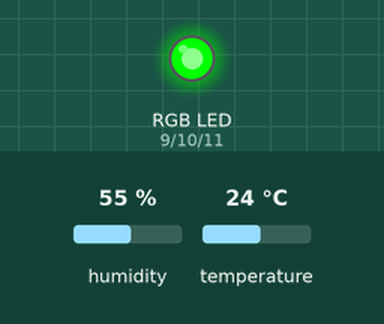
Bench run of a sketch on a simulated Arduino Uno, built with avr-gcc and run on an emulated ATmega328P. Shown: an RGB LED mixed from three pins (HIGH = lit). Inputs (shaded band) come from the test bench; at power-on: humidity 55 %, temperature 24 °C. What the sketch prints to the serial monitor is not drawn.

Above: at 0.1 s.
Timing chart, 0 to 1.6 s (numbered marks = the images above):
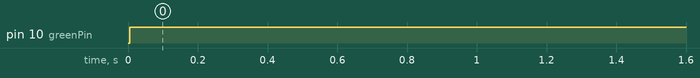

The sketch:

RGB_LED___DHT22.ino
```cpp
#include "DHT.h"

#define DHTPIN 2        // Signal 핀을 2번으로 설정
#define DHTTYPE DHT22   // DHT 타입을 DHT22로 정의
void setColor(int red, int green, int blue);

int redPin = 9;    //red 핀을 11번에 연결
int greenPin = 10;  //green 핀을 10번에 연결
int bluePin = 11;    //blue 핀을 9번에 연결

DHT dht(DHTPIN, DHTTYPE); // DHT 설정 - dht(digital 2, DHT22)

void setup() {
  Serial.begin(9600); //시리얼 통신을 시작하고 통신속도를 9600으로 한다.
  //led 핀을 출력으로 설정
  pinMode(redPin, OUTPUT);
  pinMode(greenPin, OUTPUT);
  pinMode(bluePin, OUTPUT);
  dht.begin();         //온습도 센서를 사용할 것을 라이브러리에게 알려줌
}

void loop() {
  float h = dht.readHumidity();                   //변수 h에 습도 값 저장
  float t = dht.readTemperature();                //변수 t에 온도 값 저장
  float di = (5*t/9)-(0.55*(1-h/100)*((5*t/9)-26))+32;//불쾌지수 값 게산

  //isnan(value)는 어떤 값 value가 숫자인지 아닌지 여부를 나타냄
  if (isnan(t) || isnan(h)) {
    //값 읽기 실패시 시리얼 모니터 출력
    Serial.println("Failed to read from DHT");
  }
  //불쾌지수가 0일 경우
  else if(di < 72.0)  {
    setColor(0, 255, 0);  //초록색 출력
  }
  //불쾌지수가 72와 75 사이일 경우
  else if(di < 75.0)  {
    setColor(255, 255, 0);  //노란색 출력
  }
  //불쾌지수가 75와 80 사이일 경우
  else if(di < 80.0)  {
    setColor(255, 170, 0);  //주황색 출력
  }
  //불쾌지수가 80과 83 사이일 경우
  else if(di < 83.0)  {
    setColor(255, 85, 0);   //다홍색 출력
  }
  //불쾌지수가 83 이상일 경우
  else  {
    setColor(255, 0, 0);    //빨간색 출력
  }
  //습도, 온도, 불쾌지수를 시리얼 모니터에 출력
  Serial.print("Humidity: ");
  Serial.print(h);
  Serial.print(" %\t");
  Serial.print("Temperature: ");
  Serial.print(t);
  Serial.print(" *C\t");
  Serial.print("DI : ");
  Serial.print(di);
  Serial.println(" %\t");
  delay(1000);  //1초간의 지연 시간
}

//PWM을 이용한 밝기 조절을 통해 색을 출력하는 함수
void setColor(int red, int green, int blue) {
  analogWrite(redPin, red);
  analogWrite(greenPin, green);
  analogWrite(bluePin, blue);
}
```

Measured:
- by itself, pin 10 (greenPin): LOW → HIGH at 0.01 s
